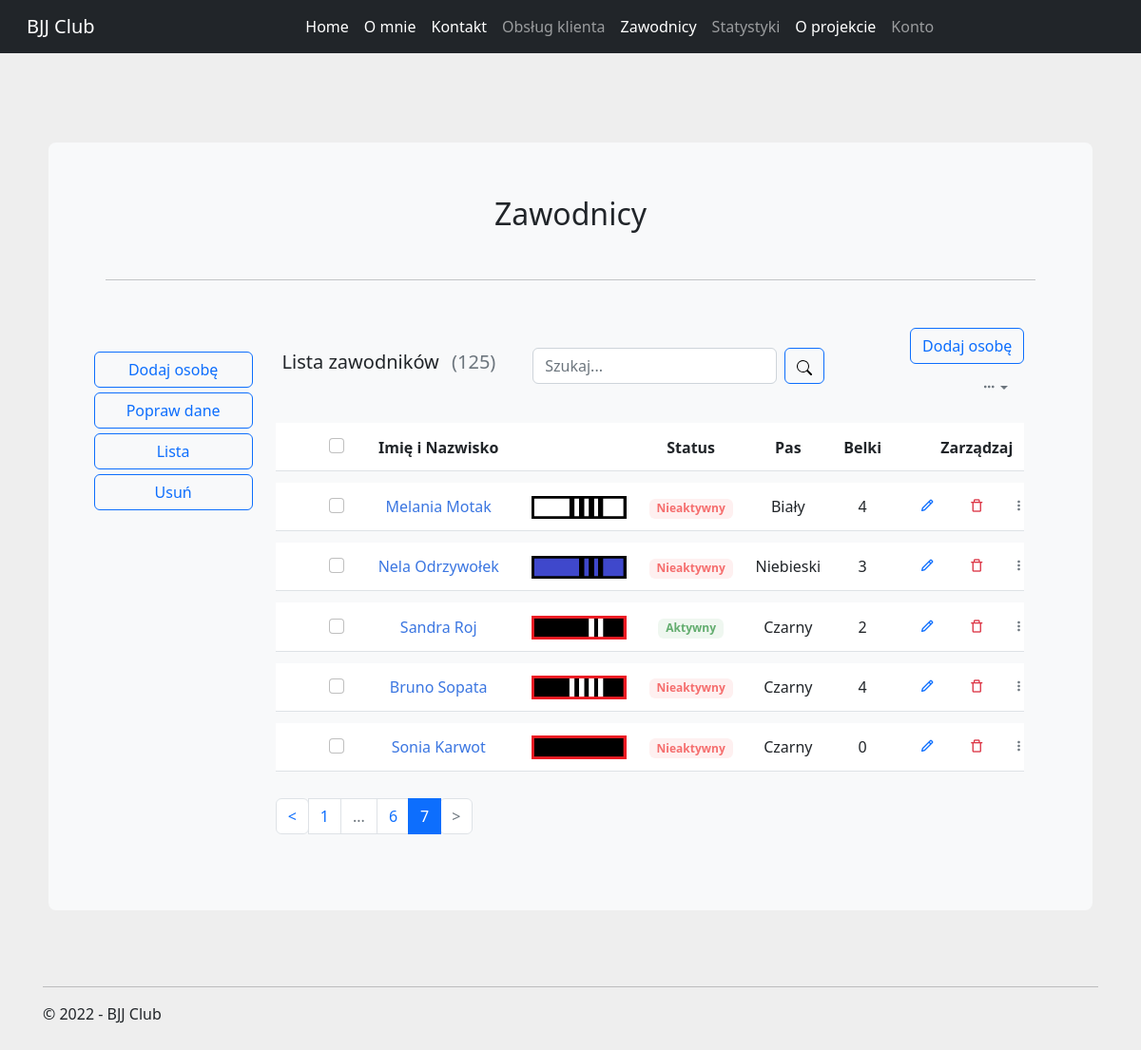
Screenshot of /zawodnicy/?page=7 with the database file from the repository.
### players/models.py (models this page shows, shortened)
class Player(models.Model):
    class Belts(models.TextChoices):
        WHITE = "Biały", "Biały"
        BLUE = "Niebieski", "Niebieski"
        PURPLE = "Purpurowy", "Purpurowy"
        BROWN = "Brązowy", "Brązowy"
        BLACK = "Czarny", "Czarny"
    class Stripes(models.TextChoices):
        ZERO = "0", "0"
        ONE = "1", "1"
        TWO = "2", "2"
        THREE = "3", "3"
        FOUR = "4", "4"
    first_name = models.CharField(max_length=100)
    last_name = models.CharField(max_length=100)
    belt = models.CharField(max_length=30, choices=Belts.choices, default=Belts.WHITE)
    stripe = models.CharField(max_length=1, choices=Stripes.choices, default=Stripes.ZERO)
    class Meta:
        ordering = ['id']

### players/views.py (the view, shortened to what this page needs)
# urls.py: path("", players, name="players_list"),
def players(request):
    global query_players
    players = query_players
    query_on = request.GET.get('page')
    if request.method == "POST":
        get_query_item = request.POST.get("searchbar").capitalize()
        if get_query_item == "" or get_query_item == " ":
            query_players = None
    if players is None or query_on is None:
        query_players = Player.objects.all()
        players = Player.objects.all()
    pagination_div = 20
    players = Paginator(players, pagination_div)
    current_page = request.GET.get('page')
    players = players.get_page(current_page)
    context = {"players": players,
               }
    return render(request, "players_list.html", context)

### players/templatetags/extras.py (called while the page is built)
@register.simple_tag
def belt_png(belt, stripe):
    belts = {"Biały": 1,
             "Niebieski": 2,
             "Purpurowy": 3,
             "Brązowy": 4,
             "Czarny": 5}
    belt_index = belts[belt]
    result = f"/static/images/belts/{belt_index}.{stripe}.{belt}.png"
    return result

### players/templates/players_list.html (shortened to what this page needs)
{% extends "inner_layout.html" %}
{% block body %}
{% load static %}
<link rel="stylesheet" href="https://cdnjs.cloudflare.com/ajax/libs/boxicons/2.1.0/css/boxicons.min.css" />
<link rel="stylesheet" href="https://cdnjs.cloudflare.com/ajax/libs/MaterialDesign-Webfont/5.3.45/css/materialdesignicons.css" />
<link rel="stylesheet" type="text/css" href="{% static 'css/players/player_list_1.css' %}" />
<link rel="stylesheet" type="text/css" href="{% static 'css/players/player_list_2.css' %}" />
<div class="container">
    <div class="row align-items-center">
        <div class="col-md-4">
            <div class="mb-3">
                <h5 class="card-title">Lista zawodników <span class="text-muted fw-normal ms-2">({{ players.paginator.count }})</span></h5>
            </div>
        </div>
        <div class="col-md-5">
            <div class="mb-2">
                <form class="row g-2" method="POST">
                    <div class="col-auto">
                        <input class="form-control" type="search" id="searchbar" name="searchbar" placeholder="Szukaj..." aria-label="" value="">
                    </div>
                    <div class="col-auto">
                        <button type="submit" class="btn btn-outline-primary">
                            <img src="{% static 'images/search.svg' %}" alt="">
                        </button>
                    </div>
                </form>
            </div>
        </div>
        <div class="col-md-3">
            <div class="d-flex flex-wrap align-items-center justify-content-end gap-2 mb-2">
                <div>
                    <a href="{% url 'players:players_add' %}" class="btn btn-outline-primary">Dodaj osobę</a>
                </div>
                <div class="dropdown">
                    <a class="btn btn-link text-muted py-1 font-size-16 shadow-none dropdown-toggle" href="#" role="button" data-bs-toggle="dropdown" aria-expanded="false"><i class="bx bx-dots-horizontal-rounded"></i></a>
                </div>
            </div>
        </div>
    </div>
    <div class="row">
        <div class="col-lg-12">
            <div class="">
                <div class="table-responsive">
                    <table class="table project-list-table table-nowrap align-middle table-borderless">
                        <thead>
                            <tr>
                                <th scope="col" class="ps-4" style="width: 50px;">
                                    <div class="form-check font-size-16"><input type="checkbox" class="form-check-input" id="contacusercheck" /><label class="form-check-label" for="contacusercheck"></label></div>
                                </th>
                                <th scope="col">Imię i Nazwisko</th>
                                <th scope="col"></th>
                                <th scope="col">Status</th>
                                <th scope="col">Pas</th>
                                <th scope="col">Belki</th>
                                <th scope="col" style="width: 200px;">Zarządzaj</th>
                            </tr>
                        </thead>
                        <tbody>
                        {% load extras %}
                        {% for player in players %}
                        <tr>
                            <th scope="row" class="ps-4">
                                <div class="form-check font-size-16"><input type="checkbox" class="form-check-input" id="contacusercheck0" /><label class="form-check-label" for="contacusercheck0"></label></div>
                            </th>
                            <td>
                                <a href="{% url 'players:player_profile' player.id %}" class="link_custom">{{player.first_name}}  {{player.last_name}}</a>
                            </td>
                            <td><img src="{% belt_png player.belt player.stripe %}" alt="" style="width: 100px; margin-left: 10px;"/></td>
                            {% if player.membershipfee.active %}
                            <td><span class="badge badge-soft-success mb-0">Aktywny</span></td>
                            {% else %}
                            <td><span class="badge badge-soft-danger mb-0">Nieaktywny</span></td>
                            {% endif %}
                            <td>{{player.belt}}</td>
                            <td>{{player.stripe}}</td>
                            <td>
                                <ul class="list-inline mb-0">
                                    <li class="list-inline-item">
                                        <a href="javascript:void(0);" data-bs-toggle="tooltip" data-bs-placement="top" title="Edit" class="px-2 text-primary"><i class="bx bx-pencil font-size-18"></i></a>
                                    </li>
                                    <li class="list-inline-item">
                                        <a href="javascript:void(0);" data-bs-toggle="tooltip" data-bs-placement="top" title="Delete" class="px-2 text-danger"><i class="bx bx-trash-alt font-size-18"></i></a>
                                    </li>
                                    <li class="list-inline-item dropdown">
                                        <a class="text-muted dropdown-toggle font-size-18 px-2" href="#" role="button" data-bs-toggle="dropdown" aria-haspopup="true"><i class="bx bx-dots-vertical-rounded"></i></a>
                                    </li>
                                </ul>
                            </td>
                        </tr>
                        {% endfor %}
                        </tbody>
                    </table>
                </div>
            </div>
        </div>
    </div>
    {% if players.paginator.num_pages < 6 %}
    <div class="row g-0 align-items-center pb-4">
        <div class="col-sm-12">
                <nav aria-label="Page navigation">
                    <ul class="pagination mb-sm-0">
                    {% if players.has_previous %}
                        <li class="page-item">
                        <a class="page-link" href="?page={{ players.previous_page_number }}"> < </a>
                        </li>
                    {% else %}
                        <li class="page-item disabled">
                        <a class="page-link" href="#" tabindex="-1" aria-disabled="True"> < </a>
                        </li>
                    {% endif %}
                    {% for i in players.paginator.page_range %}
                    {% if players.number == i %}
                        <li class="page-item active" aria-current="page">
                            <span class="page-link">
                            {{ i }}
                            </span>
                        </li>
                    {% else %}
                        <li class="page-item"><a class="page-link" href="?page={{ i }}">{{ i }}</a></li>
                    {% endif %}
                    {% endfor %}
                    {% if players.has_next %}
                        <li class="page-item">
                        <a class="page-link" href="?page={{ players.next_page_number }}"> > </a>
                        </li>
                    {% else %}
                            <li class="page-item disabled">
                            <a class="page-link" href="#" tabindex="-1" aria-disabled="True"> > </a>
                            </li>
                    {% endif %}
                    </ul>
                </nav>
        </div>
    </div>
    {% else %}
    <div class="row g-0 align-items-center pb-4">
        <div class="col-sm-12">
                <nav aria-label="Page navigation">
                    <ul class="pagination mb-sm-0">
                    {% if players.has_previous %}
                        <li class="page-item">
                        <a class="page-link" href="?page={{ players.previous_page_number }}"> < </a>
                        </li>
                    {% else %}
                        <li class="page-item disabled">
                        <a class="page-link" href="#" tabindex="-1" aria-disabled="True"> < </a>
                        </li>
                    {% endif %}
                    {% if players.number == 1 %}
                        <li class="page-item active" aria-current="page">
                            <span class="page-link">
                            {{ 1 }}
                            </span>
                        </li>
                        <li class="page-item"><a class="page-link" href="?page=2">{{ 2 }}</a></li>
                        <li><a class="page-link disabled" href="#">...</a></li>
                        <li><a class="page-link" href="?page={{ players.paginator.num_pages }}">{{ players.paginator.num_pages }}</a></li>
                    {% elif players.number == players.paginator.num_pages %}
                        <li class="page-item"><a class="page-link" href="?page=1">{{ 1 }}</a></li>
                        <li><a class="page-link disabled" href="#">...</a></li>
                        <li class="page-item"><a class="page-link" href="?page={{ players.previous_page_number }}">{{ players.previous_page_number }}</a></li>
                        <li class="page-item active" aria-current="page">
                            <span class="page-link">
                            {{ players.number }}
                            </span>
                        </li>
                    {% endif %}
                    {% if players.has_next %}
                        <li class="page-item">
                        <a class="page-link" href="?page={{ players.next_page_number }}"> > </a>
                        </li>
                    {% else %}
                            <li class="page-item disabled">
                            <a class="page-link" href="#" tabindex="-1" aria-disabled="True"> > </a>
                            </li>
                    {% endif %}
                    </ul>
                </nav>
        </div>
    </div>
    {% endif %}
</div>
{% endblock %}

### main/static/css/site.css (style rules this page uses)
body { padding-top: 50px; padding-bottom: 20px; }
input, select, textarea { max-width: 280px; }

### main/static/css/players/player_list_1.css (style rules this page uses)
body { margin-top:20px; background-color:#eee; }
.project-list-table { border-collapse: separate; border-spacing: 0 12px }
.project-list-table tr { background-color: #fff }
.table-nowrap td, .table-nowrap th { white-space: nowrap; }
.table-borderless>:not(caption)>*>* { border-bottom-width: 0; }
.table>:not(caption)>*>* { padding: 0.75rem 0.75rem; background-color: var(--bs-table-bg); border-bottom-width: 1px; box-shadow: inset 0 0 0 9999px var(--bs-table-accent-bg); }
img, svg { vertical-align: middle; }
a { color: #3b76e1; text-decoration: none; }
.badge-soft-danger { color: #f56e6e !important; background-color: rgba(245,110,110,.1); }
.badge-soft-success { color: #63ad6f !important; background-color: rgba(99,173,111,.1); }

### main/static/css/players/player_list_2.css (style rules this page uses)
a.link_custom { text-decoration: none; }

### rows the page displays
Player: first_name "Melania", last_name "Motak", belt+stripe (picture), shows "Nieaktywny", belt "Biały", stripe "4"
Player: first_name "Nela", last_name "Odrzywołek", belt+stripe (picture), shows "Nieaktywny", belt "Niebieski", stripe "3"
Player: first_name "Sandra", last_name "Roj", belt+stripe (picture), shows "Aktywny", belt "Czarny", stripe "2"
Player: first_name "Bruno", last_name "Sopata", belt+stripe (picture), shows "Nieaktywny", belt "Czarny", stripe "4"
Player: first_name "Sonia", last_name "Karwot", belt+stripe (picture), shows "Nieaktywny", belt "Czarny", stripe "0"

### other values shown
{{ players.paginator.count }} "125"
{{ 1 }} "1"
{{ players.previous_page_number }} "6"
{{ players.number }} "7"
